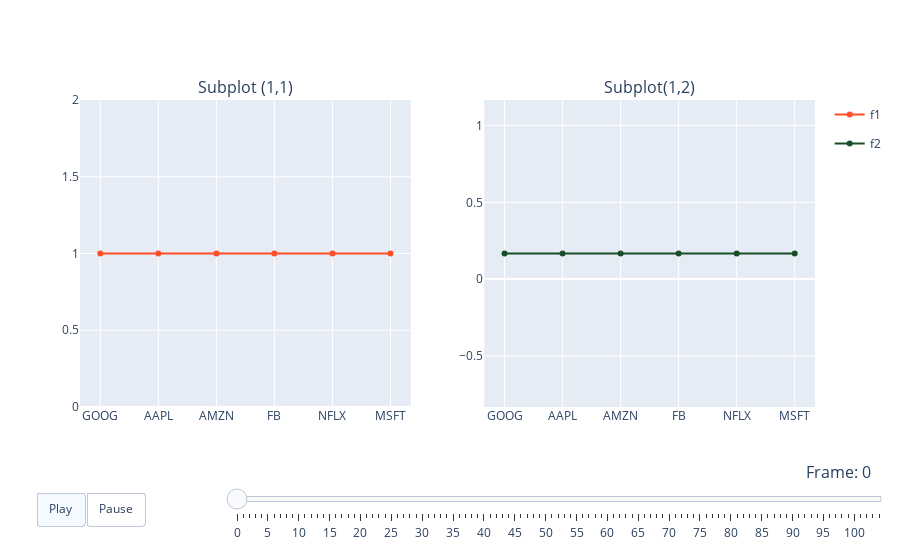

The code cell stored with this chart in its notebook:
### Code cell
fig = plotly.subplots.make_subplots(rows=1, 
                                    cols=2, 
                                    subplot_titles= ('Subplot (1,1)', 'Subplot(1,2)'))


#initialize the first bar plot
cols = df.columns[1:]
# print(cols)

initial_value = df.iloc[0, 1:]
# print(np.array(initial_value))


fig.add_trace(go.Scatter(
          x= cols,
          y= np.array(initial_value),
          mode = 'markers+lines',
          hoverinfo='name',
          legendgroup= 'f1',
          line_color= 'rgb(255, 79, 38)',
          name= 'f1',
          showlegend= True), row=1, col=1)

fig.add_trace(go.Scatter(
          x= cols,
          y= np.array(initial_value)/np.array(initial_value).sum(),
          mode = 'markers+lines',
          hoverinfo='name',
          legendgroup= 'f2',
          line_color= 'rgb(25, 79, 38)',
          name= 'f2',
          showlegend= True), row=1, col=2)

number_frames = len(df)
frames = [dict(
    name=k,
    data=[go.Scatter(y=df.iloc[k, 1:] ),  # update the trace 1 in (1,1)
          go.Scatter(y=df.iloc[k, 1:]/df.iloc[k, 1:].sum()),  # update the second trace in (1,1)
          ],
    traces=[0, 1] 
) for k in range(number_frames)]

# Play button
updatemenus = [dict(type='buttons',
                    buttons=[dict(label='Play',
                                  method='animate',
                                  args=[[f'{k}' for k in range(number_frames)],
                                        dict(frame=dict(duration=500, redraw=True),
                                             transition=dict(duration=0),
                                             easing='linear',
                                             fromcurrent=True,
                                             mode='immediate'
                                             )]),
                             dict(label='Pause',
                                  method='animate',
                                  args=[[None],
                                        dict(frame=dict(duration=0, redraw=False),
                                             transition=dict(duration=0),
                                             mode='immediate'
                                             )])
                             ],
                    direction='left',
                    pad=dict(r=10, t=85),
                    showactive=True, x=0.1, y=0, xanchor='right', yanchor='top')
               ]


# Slider
sliders = [{'yanchor': 'top',
            'xanchor': 'left',
            'currentvalue': {'font': {'size': 16}, 'prefix': 'Frame: ', 'visible': True, 'xanchor': 'right'},
            'transition': {'duration': 0, 'easing': 'linear'},
            'pad': {'b': 10, 't': 50},
            'len': 0.9, 'x': 0.2, 'y': 0,
            'steps': [{'args': [[k], {'frame': {'duration': 0, 'easing': 'linear', 'redraw': False},
                                      'transition': {'duration': 0, 'easing': 'linear'}}],
                       'label': k, 'method': 'animate'} for k in range(number_frames)
                      ]}]


fig.update(frames=frames),
fig.update_layout(updatemenus=updatemenus,
                  sliders=sliders)
fig.show()

### Figure 1 — Plotly figure (JSON) as saved in the notebook; plotly's stock layout.template omitted (floating-point values rounded to 4 significant figures)
{"data": [{"hoverinfo": "name", "legendgroup": "f1", "line": {"color": "rgb(255, 79, 38)"}, "mode": "markers+lines", "name": "f1", "showlegend": true, "type": "scatter", "x": ["GOOG", "AAPL", "AMZN", "FB", "NFLX", "MSFT"], "xaxis": "x", "y": [1, 1, 1, 1, 1, 1], "yaxis": "y"}, {"hoverinfo": "name", "legendgroup": "f2", "line": {"color": "rgb(25, 79, 38)"}, "mode": "markers+lines", "name": "f2", "showlegend": true, "type": "scatter", "x": ["GOOG", "AAPL", "AMZN", "FB", "NFLX", "MSFT"], "xaxis": "x2", "y": [0.1667, 0.1667, 0.1667, 0.1667, 0.1667, 0.1667], "yaxis": "y2"}], "layout": {"annotations": [{"font": {"size": 16}, "showarrow": false, "text": "Subplot (1,1)", "x": 0.225, "xanchor": "center", "xref": "paper", "y": 1, "yanchor": "bottom", "yref": "paper"}, {"font": {"size": 16}, "showarrow": false, "text": "Subplot(1,2)", "x": 0.775, "xanchor": "center", "xref": "paper", "y": 1, "yanchor": "bottom", "yref": "paper"}], "sliders": [{"currentvalue": {"font": {"size": 16}, "prefix": "Frame: ", "visible": true, "xanchor": "right"}, "len": 0.9, "pad": {"b": 10, "t": 50}, "steps": [{"args": [[0], {"frame": {"duration": 0, "easing": "linear", "redraw": false}, "transition": {"duration": 0, "easing": "linear"}}], "label": "0", "method": "animate"}, {"args": [[1], {"frame": {"duration": 0, "easing": "linear", "redraw": false}, "transition": {"duration": 0, "easing": "linear"}}], "label": "1", "method": "animate"}, {"args": [[2], {"frame": {"duration": 0, "easing": "linear", "redraw": false}, "transition": {"duration": 0, "easing": "linear"}}], "label": "2", "method": "animate"}, {"args": [[3], {"frame": {"duration": 0, "easing": "linear", "redraw": false}, "transition": {"duration": 0, "easing": "linear"}}], "label": "3", "method": "animate"}, {"args": [[4], {"frame": {"duration": 0, "easing": "linear", "redraw": false}, "transition": {"duration": 0, "easing": "linear"}}], "label": "4", "method": "animate"}, {"args": [[5], {"frame": {"duration": 0, "easing": "linear", "redraw": false}, "transition": {"duration": 0, "easing": "linear"}}], "label": "5", "method": "animate"}, {"args": [[6], {"frame": {"duration": 0, "easing": "linear", "redraw": false}, "transition": {"duration": 0, "easing": "linear"}}], "label": "6", "method": "animate"}, {"args": [[7], {"frame": {"duration": 0, "easing": "linear", "redraw": false}, "transition": {"duration": 0, "easing": "linear"}}], "label": "7", "method": "animate"}, {"args": [[8], {"frame": {"duration": 0, "easing": "linear", "redraw": false}, "transition": {"duration": 0, "easing": "linear"}}], "label": "8", "method": "animate"}, {"args": [[9], {"frame": {"duration": 0, "easing": "linear", "redraw": false}, "transition": {"duration": 0, "easing": "linear"}}], "label": "9", "method": "animate"}, {"args": [[10], {"frame": {"duration": 0, "easing": "linear", "redraw": false}, "transition": {"duration": 0, "easing": "linear"}}], "label": "10", "method": "animate"}, {"args": [[11], {"frame": {"duration": 0, "easing": "linear", "redraw": false}, "transition": {"duration": 0, "easing": "linear"}}], "label": "11", "method": "animate"}, {"args": [[12], {"frame": {"duration": 0, "easing": "linear", "redraw": false}, "transition": {"duration": 0, "easing": "linear"}}], "label": "12", "method": "animate"}, {"args": [[13], {"frame": {"duration": 0, "easing": "linear", "redraw": false}, "transition": {"duration": 0, "easing": "linear"}}], "label": "13", "method": "animate"}, {"args": [[14], {"frame": {"duration": 0, "easing": "linear", "redraw": false}, "transition": {"duration": 0, "easing": "linear"}}], "label": "14", "method": "animate"}, {"args": [[15], {"frame": {"duration": 0, "easing": "linear", "redraw": false}, "transition": {"duration": 0, "easing": "linear"}}], "label": "15", "method": "animate"}, {"args": [[16], {"frame": {"duration": 0, "easing": "linear", "redraw": false}, "transition": {"duration": 0, "easing": "linear"}}], "label": "16", "method": "animate"}, {"args": [[17], {"frame": {"duration": 0, "easing": "linear", "redraw": false}, "transition": {"duration": 0, "easing": "linear"}}], "label": "17", "method": "animate"}, {"args": [[18], {"frame": {"duration": 0, "easing": "linear", "redraw": false}, "transition": {"duration": 0, "easing": "linear"}}], "label": "18", "method": "animate"}, {"args": [[19], {"frame": {"duration": 0, "easing": "linear", "redraw": false}, "transition": {"duration": 0, "easing": "linear"}}], "label": "19", "method": "animate"}, {"args": [[20], {"frame": {"duration": 0, "easing": "linear", "redraw": false}, "transition": {"duration": 0, "easing": "linear"}}], "label": "20", "method": "animate"}, {"args": [[21], {"frame": {"duration": 0, "easing": "linear", "redraw": false}, "transition": {"duration": 0, "easing": "linear"}}], "label": "21", "method": "animate"}, {"args": [[22], {"frame": {"duration": 0, "easing": "linear", "redraw": false}, "transition": {"duration": 0, "easing": "linear"}}], "label": "22", "method": "animate"}, {"args": [[23], {"frame": {"duration": 0, "easing": "linear", "redraw": false}, "transition": {"duration": 0, "easing": "linear"}}], "label": "23", "method": "animate"}, {"args": [[24], {"frame": {"duration": 0, "easing": "linear", "redraw": false}, "transition": {"duration": 0, "easing": "linear"}}], "label": "24", "method": "animate"}, {"args": [[25], {"frame": {"duration": 0, "easing": "linear", "redraw": false}, "transition": {"duration": 0, "easing": "linear"}}], "label": "25", "method": "animate"}, {"args": [[26], {"frame": {"duration": 0, "easing": "linear", "redraw": false}, "transition": {"duration": 0, "easing": "linear"}}], "label": "26", "method": "animate"}, {"args": [[27], {"frame": {"duration": 0, "easing": "linear", "redraw": false}, "transition": {"duration": 0, "easing": "linear"}}], "label": "27", "method": "animate"}, {"args": [[28], {"frame": {"duration": 0, "easing": "linear", "redraw": false}, "transition": {"duration": 0, "easing": "linear"}}], "label": "28", "method": "animate"}, {"args": [[29], {"frame": {"duration": 0, "easing": "linear", "redraw": false}, "transition": {"duration": 0, "easing": "linear"}}], "label": "29", "method": "animate"}, {"args": [[30], {"frame": {"duration": 0, "easing": "linear", "redraw": false}, "transition": {"duration": 0, "easing": "linear"}}], "label": "30", "method": "animate"}, {"args": [[31], {"frame": {"duration": 0, "easing": "linear", "redraw": false}, "transition": {"duration": 0, "easing": "linear"}}], "label": "31", "method": "animate"}, {"args": [[32], {"frame": {"duration": 0, "easing": "linear", "redraw": false}, "transition": {"duration": 0, "easing": "linear"}}], "label": "32", "method": "animate"}, {"args": [[33], {"frame": {"duration": 0, "easing": "linear", "redraw": false}, "transition": {"duration": 0, "easing": "linear"}}], "label": "33", "method": "animate"}, {"args": [[34], {"frame": {"duration": 0, "easing": "linear", "redraw": false}, "transition": {"duration": 0, "easing": "linear"}}], "label": "34", "method": "animate"}, {"args": [[35], {"frame": {"duration": 0, "easing": "linear", "redraw": false}, "transition": {"duration": 0, "easing": "linear"}}], "label": "35", "method": "animate"}, {"args": [[36], {"frame": {"duration": 0, "easing": "linear", "redraw": false}, "transition": {"duration": 0, "easing": "linear"}}], "label": "36", "method": "animate"}, {"args": [[37], {"frame": {"duration": 0, "easing": "linear", "redraw": false}, "transition": {"duration": 0, "easing": "linear"}}], "label": "37", "method": "animate"}, {"args": [[38], {"frame": {"duration": 0, "easing": "linear", "redraw": false}, "transition": {"duration": 0, "easing": "linear"}}], "label": "38", "method": "animate"}, {"args": [[39], {"frame": {"duration": 0, "easing": "linear", "redraw": false}, "transition": {"duration": 0, "easing": "linear"}}], "label": "39", "method": "animate"}, {"args": [[40], {"frame": {"duration": 0, "easing": "linear", "redraw": false}, "transition": {"duration": 0, "easing": "linear"}}], "label": "40", "method": "animate"}, {"args": [[41], {"frame": {"duration": 0, "easing": "linear", "redraw": false}, "transition": {"duration": 0, "easing": "linear"}}], "label": "41", "method": "animate"}, {"args": [[42], {"frame": {"duration": 0, "easing": "linear", "redraw": false}, "transition": {"duration": 0, "easing": "linear"}}], "label": "42", "method": "animate"}, {"args": [[43], {"frame": {"duration": 0, "easing": "linear", "redraw": false}, "transition": {"duration": 0, "easing": "linear"}}], "label": "43", "method": "animate"}, {"args": [[44], {"frame": {"duration": 0, "easing": "linear", "redraw": false}, "transition": {"duration": 0, "easing": "linear"}}], "label": "44", "method": "animate"}, {"args": [[45], {"frame": {"duration": 0, "easing": "linear", "redraw": false}, "transition": {"duration": 0, "easing": "linear"}}], "label": "45", "method": "animate"}, {"args": [[46], {"frame": {"duration": 0, "easing": "linear", "redraw": false}, "transition": {"duration": 0, "easing": "linear"}}], "label": "46", "method": "animate"}, {"args": [[47], {"frame": {"duration": 0, "easing": "linear", "redraw": false}, "transition": {"duration": 0, "easing": "linear"}}], "label": "47", "method": "animate"}, {"args": [[48], {"frame": {"duration": 0, "easing": "linear", "redraw": false}, "transition": {"duration": 0, "easing": "linear"}}], "label": "48", "method": "animate"}, {"args": [[49], {"frame": {"duration": 0, "easing": "linear", "redraw": false}, "transition": {"duration": 0, "easing": "linear"}}], "label": "49", "method": "animate"}, {"args": [[50], {"frame": {"duration": 0, "easing": "linear", "redraw": false}, "transition": {"duration": 0, "easing": "linear"}}], "label": "50", "method": "animate"}, {"args": [[51], {"frame": {"duration": 0, "easing": "linear", "redraw": false}, "transition": {"duration": 0, "easing": "linear"}}], "label": "51", "method": "animate"}, {"args": [[52], {"frame": {"duration": 0, "easing": "linear", "redraw": false}, "transition": {"duration": 0, "easing": "linear"}}], "label": "52", "method": "animate"}, {"args": [[53], {"frame": {"duration": 0, "easing": "linear", "redraw": false}, "transition": {"duration": 0, "easing": "linear"}}], "label": "53", "method": "animate"}, {"args": [[54], {"frame": {"duration": 0, "easing": "linear", "redraw": false}, "transition": {"duration": 0, "easing": "linear"}}], "label": "54", "method": "animate"}, {"args": [[55], {"frame": {"duration": 0, "easing": "linear", "redraw": false}, "transition": {"duration": 0, "easing": "linear"}}], "label": "55", "method": "animate"}, {"args": [[56], {"frame": {"duration": 0, "easing": "linear", "redraw": false}, "transition": {"duration": 0, "easing": "linear"}}], "label": "56", "method": "animate"}, {"args": [[57], {"frame": {"duration": 0, "easing": "linear", "redraw": false}, "transition": {"duration": 0, "easing": "linear"}}], "label": "57", "method": "animate"}, {"args": [[58], {"frame": {"duration": 0, "easing": "linear", "redraw": false}, "transition": {"duration": 0, "easing": "linear"}}], "label": "58", "method": "animate"}, {"args": [[59], {"frame": {"duration": 0, "easing": "linear", "redraw": false}, "transition": {"duration": 0, "easing": "linear"}}], "label": "59", "method": "animate"}, {"args": [[60], {"frame": {"duration": 0, "easing": "linear", "redraw": false}, "transition": {"duration": 0, "easing": "linear"}}], "label": "60", "method": "animate"}, {"args": [[61], {"frame": {"duration": 0, "easing": "linear", "redraw": false}, "transition": {"duration": 0, "easing": "linear"}}], "label": "61", "method": "animate"}, {"args": [[62], {"frame": {"duration": 0, "easing": "linear", "redraw": false}, "transition": {"duration": 0, "easing": "linear"}}], "label": "62", "method": "animate"}, {"args": [[63], {"frame": {"duration": 0, "easing": "linear", "redraw": false}, "transition": {"duration": 0, "easing": "linear"}}], "label": "63", "method": "animate"}, {"args": [[64], {"frame": {"duration": 0, "easing": "linear", "redraw": false}, "transition": {"duration": 0, "easing": "linear"}}], "label": "64", "method": "animate"}, {"args": [[65], {"frame": {"duration": 0, "easing": "linear", "redraw": false}, "transition": {"duration": 0, "easing": "linear"}}], "label": "65", "method": "animate"}, {"args": [[66], {"frame": {"duration": 0, "easing": "linear", "redraw": false}, "transition": {"duration": 0, "easing": "linear"}}], "label": "66", "method": "animate"}, {"args": [[67], {"frame": {"duration": 0, "easing": "linear", "redraw": false}, "transition": {"duration": 0, "easing": "linear"}}], "label": "67", "method": "animate"}, {"args": [[68], {"frame": {"duration": 0, "easing": "linear", "redraw": false}, "transition": {"duration": 0, "easing": "linear"}}], "label": "68", "method": "animate"}, {"args": [[69], {"frame": {"duration": 0, "easing": "linear", "redraw": false}, "transition": {"duration": 0, "easing": "linear"}}], "label": "69", "method": "animate"}, {"args": [[70], {"frame": {"duration": 0, "easing": "linear", "redraw": false}, "transition": {"duration": 0, "easing": "linear"}}], "label": "70", "method": "animate"}, {"args": [[71], {"frame": {"duration": 0, "easing": "linear", "redraw": false}, "transition": {"duration": 0, "easing": "linear"}}], "label": "71", "method": "animate"}, {"args": [[72], {"frame": {"duration": 0, "easing": "linear", "redraw": false}, "transition": {"duration": 0, "easing": "linear"}}], "label": "72", "method": "animate"}, {"args": [[73], {"frame": {"duration": 0, "easing": "linear", "redraw": false}, "transition": {"duration": 0, "easing": "linear"}}], "label": "73", "method": "animate"}, {"args": [[74], {"frame": {"duration": 0, "easing": "linear", "redraw": false}, "transition": {"duration": 0, "easing": "linear"}}], "label": "74", "method": "animate"}, {"args": [[75], {"frame": {"duration": 0, "easing": "linear", "redraw": false}, "transition": {"duration": 0, "easing": "linear"}}], "label": "75", "method": "animate"}, {"args": [[76], {"frame": {"duration": 0, "easing": "linear", "redraw": false}, "transition": {"duration": 0, "easing": "linear"}}], "label": "76", "method": "animate"}, {"args": [[77], {"frame": {"duration": 0, "easing": "linear", "redraw": false}, "transition": {"duration": 0, "easing": "linear"}}], "label": "77", "method": "animate"}, {"args": [[78], {"frame": {"duration": 0, "easing": "linear", "redraw": false}, "transition": {"duration": 0, "easing": "linear"}}], "label": "78", "method": "animate"}, {"args": [[79], {"frame": {"duration": 0, "easing": "linear", "redraw": false}, "transition": {"duration": 0, "easing": "linear"}}], "label": "79", "method": "animate"}, {"args": [[80], {"frame": {"duration": 0, "easing": "linear", "redraw": false}, "transition": {"duration": 0, "easing": "linear"}}], "label": "80", "method": "animate"}, {"args": [[81], {"frame": {"duration": 0, "easing": "linear", "redraw": false}, "transition": {"duration": 0, "easing": "linear"}}], "label": "81", "method": "animate"}, {"args": [[82], {"frame": {"duration": 0, "easing": "linear", "redraw": false}, "transition": {"duration": 0, "easing": "linear"}}], "label": "82", "method": "animate"}, {"args": [[83], {"frame": {"duration": 0, "easing": "linear", "redraw": false}, "transition": {"duration": 0, "easing": "linear"}}], "label": "83", "method": "animate"}, {"args": [[84], {"frame": {"duration": 0, "easing": "linear", "redraw": false}, "transition": {"duration": 0, "easing": "linear"}}], "label": "84", "method": "animate"}, {"args": [[85], {"frame": {"duration": 0, "easing": "linear", "redraw": false}, "transition": {"duration": 0, "easing": "linear"}}], "label": "85", "method": "animate"}, {"args": [[86], {"frame": {"duration": 0, "easing": "linear", "redraw": false}, "transition": {"duration": 0, "easing": "linear"}}], "label": "86", "method": "animate"}, {"args": [[87], {"frame": {"duration": 0, "easing": "linear", "redraw": false}, "transition": {"duration": 0, "easing": "linear"}}], "label": "87", "method": "animate"}, {"args": [[88], {"frame": {"duration": 0, "easing": "linear", "redraw": false}, "transition": {"duration": 0, "easing": "linear"}}], "label": "88", "method": "animate"}, {"args": [[89], {"frame": {"duration": 0, "easing": "linear", "redraw": false}, "transition": {"duration": 0, "easing": "linear"}}], "label": "89", "method": "animate"}, {"args": [[90], {"frame": {"duration": 0, "easing": "linear", "redraw": false}, "transition": {"duration": 0, "easing": "linear"}}], "label": "90", "method": "animate"}, {"args": [[91], {"frame": {"duration": 0, "easing": "linear", "redraw": false}, "transition": {"duration": 0, "easing": "linear"}}], "label": "91", "method": "animate"}, {"args": [[92], {"frame": {"duration": 0, "easing": "linear", "redraw": false}, "transition": {"duration": 0, "easing": "linear"}}], "label": "92", "method": "animate"}, {"args": [[93], {"frame": {"duration": 0, "easing": "linear", "redraw": false}, "transition": {"duration": 0, "easing": "linear"}}], "label": "93", "method": "animate"}, {"args": [[94], {"frame": {"duration": 0, "easing": "linear", "redraw": false}, "transition": {"duration": 0, "easing": "linear"}}], "label": "94", "method": "animate"}, {"args": [[95], {"frame": {"duration": 0, "easing": "linear", "redraw": false}, "transition": {"duration": 0, "easing": "linear"}}], "label": "95", "method": "animate"}, {"args": [[96], {"frame": {"duration": 0, "easing": "linear", "redraw": false}, "transition": {"duration": 0, "easing": "linear"}}], "label": "96", "method": "animate"}, {"args": [[97], {"frame": {"duration": 0, "easing": "linear", "redraw": false}, "transition": {"duration": 0, "easing": "linear"}}], "label": "97", "method": "animate"}, {"args": [[98], {"frame": {"duration": 0, "easing": "linear", "redraw": false}, "transition": {"duration": 0, "easing": "linear"}}], "label": "98", "method": "animate"}, {"args": [[99], {"frame": {"duration": 0, "easing": "linear", "redraw": false}, "transition": {"duration": 0, "easing": "linear"}}], "label": "99", "method": "animate"}, {"args": [[100], {"frame": {"duration": 0, "easing": "linear", "redraw": false}, "transition": {"duration": 0, "easing": "linear"}}], "label": "100", "method": "animate"}, {"args": [[101], {"frame": {"duration": 0, "easing": "linear", "redraw": false}, "transition": {"duration": 0, "easing": "linear"}}], "label": "101", "method": "animate"}, {"args": [[102], {"frame": {"duration": 0, "easing": "linear", "redraw": false}, "transition": {"duration": 0, "easing": "linear"}}], "label": "102", "method": "animate"}, {"args": [[103], {"frame": {"duration": 0, "easing": "linear", "redraw": false}, "transition": {"duration": 0, "easing": "linear"}}], "label": "103", "method": "animate"}, {"args": [[104], {"frame": {"duration": 0, "easing": "linear", "redraw": false}, "transition": {"duration": 0, "easing": "linear"}}], "label": "104", "method": "animate"}], "transition": {"duration": 0, "easing": "linear"}, "x": 0.2, "xanchor": "left", "y": 0, "yanchor": "top"}], "updatemenus": [{"buttons": [{"args": [["0", "1", "2", "3", "4", "5", "6", "7", "8", "9", "10", "11", "12", "13", "14", "15", "16", "17", "18", "19", "20", "21", "22", "23", "24", "25", "26", "27", "28", "29", "30", "31", "32", "33", "34", "35", "36", "37", "38", "39", "40", "41", "42", "43", "44", "45", "46", "47", "48", "49", "50", "51", "52", "53", "54", "55", "56", "57", "58", "59", "60", "61", "62", "63", "64", "65", "66", "67", "68", "69", "70", "71", "72", "73", "74", "75", "76", "77", "78", "79", "80", "81", "82", "83", "84", "85", "86", "87", "88", "89", "90", "91", "92", "93", "94", "95", "96", "97", "98", "99", "100", "101", "102", "103", "104"], {"easing": "linear", "frame": {"duration": 500, "redraw": true}, "fromcurrent": true, "mode": "immediate", "transition": {"duration": 0}}], "label": "Play", "method": "animate"}, {"args": [[null], {"frame": {"duration": 0, "redraw": false}, "mode": "immediate", "transition": {"duration": 0}}], "label": "Pause", "method": "animate"}], "direction": "left", "pad": {"r": 10, "t": 85}, "showactive": true, "type": "buttons", "x": 0.1, "xanchor": "right", "y": 0, "yanchor": "top"}], "xaxis": {"anchor": "y", "domain": [0, 0.45]}, "xaxis2": {"anchor": "y2", "domain": [0.55, 1]}, "yaxis": {"anchor": "x", "domain": [0, 1]}, "yaxis2": {"anchor": "x2", "domain": [0, 1]}}}
